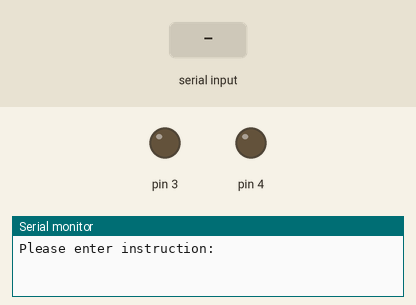
Bench run of a program on a simulated Arduino Nano, built with avr-gcc and run on an emulated ATmega328P. Parts: output pins drawn as LEDs (lit = HIGH), the last lines printed to the serial monitor. Inputs (shaded band) come from the test bench.

Above: at 1.2 s.
1.3 s: "1" received over Serial
At 2.1 s:
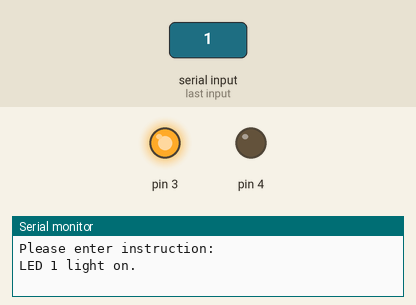
3.8 s: "2" received over Serial
At 4.6 s:
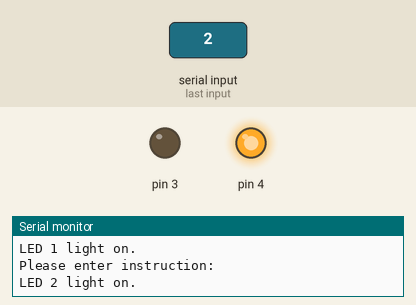
Timing chart, 0 to 6.8 s (numbered marks = the images above; inputs shaded):
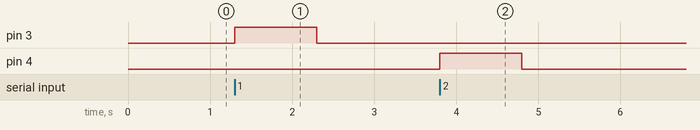

The program:

main.cpp
```cpp
#include <Arduino.h>

char instruct = '0';

void setup() {
  Serial.begin(9600);
  pinMode(3, OUTPUT);
  pinMode(4, OUTPUT);
}

void loop() {
  Serial.println("Please enter instruction:");
  while (instruct == '0'){
    if (Serial.available()){
    instruct = Serial.read();
      switch (instruct){
        case '1':digitalWrite(3, HIGH); Serial.println("LED 1 light on."); delay(1000); digitalWrite(3, LOW); break;
        case '2':digitalWrite(4, HIGH); Serial.println("LED 2 light on."); delay(1000); digitalWrite(4, LOW); break;
        default: Serial.println("Invalid input!");
      }
    }
  }
  instruct = '0';
}
```

Measured:
- after the input at 1.3 s, pin 3: LOW → HIGH at once, → LOW 1.0 s later
- after the input at 3.8 s, pin 4: LOW → HIGH at once, → LOW 1.0 s later
